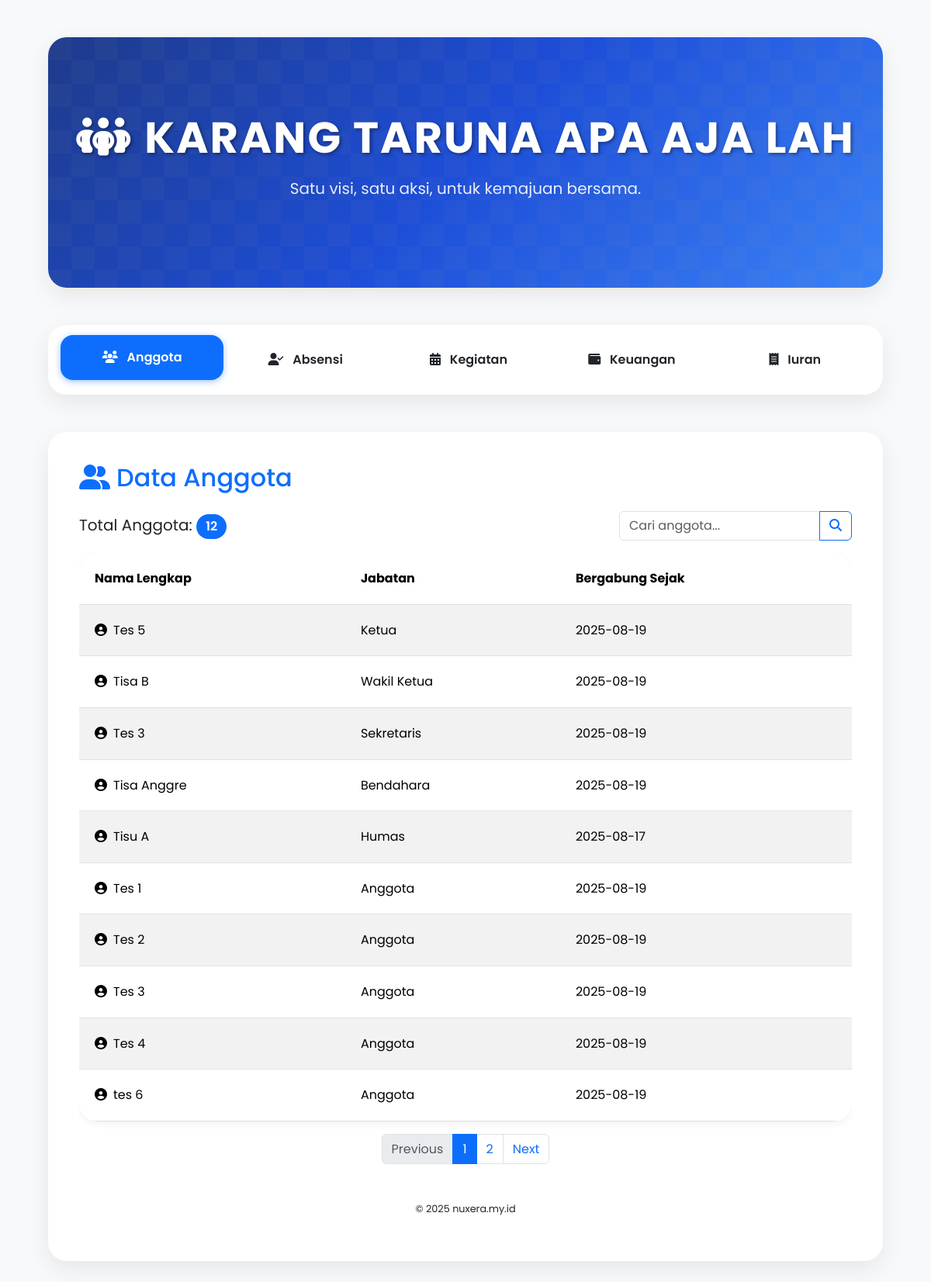
The page / on the database its author committed.
### tables this page shows
CREATE TABLE `anggota` (
  `id` int NOT NULL,
  `telegram_id` bigint DEFAULT NULL,
  `nama_lengkap` varchar(255) NOT NULL,
  `tempat_lahir` varchar(100) DEFAULT NULL,
  `tanggal_lahir` date DEFAULT NULL,
  `alamat` text,
  `no_hp` varchar(20) DEFAULT NULL,
  `jabatan` varchar(100) NOT NULL DEFAULT 'Anggota',
  `status_aktif` tinyint(1) NOT NULL DEFAULT '1',
  `bergabung_sejak` date DEFAULT NULL,
  `created_at` timestamp NOT NULL DEFAULT CURRENT_TIMESTAMP,
  `username` varchar(255) DEFAULT NULL
);

### index.php (the view, shortened to what this page needs)
<?php
$servername = DB_SERVERNAME;
$username = DB_USERNAME;
$password = DB_PASSWORD;
$dbname = DB_NAME;
$conn = new mysqli($servername, $username, $password, $dbname);
function fetchDataWithPagination($conn, $tableName, $start, $limit, $searchTerm = null, $filterYear = null) {
    $data = [];
    $sql = "";
    $params = [];
    $types = '';
    $orderBy = '';
    if ($tableName === 'keuangan') {
        $sql = "SELECT k.*, a.nama_lengkap AS dicatat_oleh_nama FROM keuangan k LEFT JOIN anggota a ON k.dicatat_oleh_id = a.id";
        $orderBy = 'k.tanggal_transaksi DESC';
    } elseif ($tableName === 'anggota') {
        $sql = "SELECT * FROM `anggota`";
        $orderBy = "FIELD(jabatan, 'Ketua', 'Wakil Ketua', 'Sekretaris', 'Bendahara', 'Humas', 'Anggota'), nama_lengkap ASC";
    } elseif ($tableName === 'absensi') {
        $sql = "SELECT a.*, ab.tanggal_absen, ab.id as absensi_id FROM anggota a LEFT JOIN absensi ab ON a.id = ab.anggota_id AND DATE(ab.tanggal_absen) = CURDATE()";
        $orderBy = "FIELD(a.jabatan, 'Ketua', 'Wakil Ketua', 'Sekretaris', 'Bendahara', 'Humas', 'Anggota'), a.nama_lengkap ASC";
    } elseif ($tableName === 'kegiatan') {
        $sql = "SELECT * FROM `kegiatan`";
        $orderBy = 'tanggal_mulai DESC';
    }
    $sql .= " ORDER BY $orderBy LIMIT ? OFFSET ?";
    $params[] = $limit;
    $params[] = $start;
    $types .= 'ii';
    $stmt = $conn->prepare($sql);
    if ($stmt) {
        if (!empty($params)) {
            $stmt->bind_param($types, ...$params);
        }
        $stmt->execute();
        $result = $stmt->get_result();
        if ($result && $result->num_rows > 0) {
            while ($row = $result->fetch_assoc()) {
                $data[] = $row;
            }
        }
    }
    return $data;
}
function countRowsWithFilter($conn, $tableName, $searchTerm = null, $filterYear = null) {
    $sql = "";
    if ($tableName === 'keuangan') {
        $sql = "SELECT COUNT(*) AS total FROM keuangan k LEFT JOIN anggota a ON k.dicatat_oleh_id = a.id";
    } elseif ($tableName === 'iuran' || $tableName === 'absensi') {
        $sql = "SELECT COUNT(*) AS total FROM anggota";
    } else {
        $sql = "SELECT COUNT(*) AS total FROM `$tableName`";
    }
    $stmt = $conn->prepare($sql);
    if ($stmt) {
        $stmt->execute();
        $result = $stmt->get_result();
        $row = $result->fetch_assoc();
        return $row['total'];
    }
    return 0;
}
$active_tab = isset($_GET['tab']) ? $_GET['tab'] : 'anggota';
$selectedYear = isset($_GET['year']) ? intval($_GET['year']) : date('Y');
$searchTerm = isset($_GET['search']) ? trim($_GET['search']) : '';
$limit = 10;
$page = isset($_GET['page']) ? intval($_GET['page']) : 1;
$start = ($page - 1) * $limit;
$anggota = [];
$total_rows = countRowsWithFilter($conn, $active_tab, $searchTerm, $selectedYear);
$total_pages = ceil($total_rows / $limit);
if ($active_tab == 'anggota') {
    $anggota = fetchDataWithPagination($conn, 'anggota', $start, $limit, $searchTerm);
    $total_anggota = $total_rows;
} elseif ($active_tab == 'absensi') {
    $anggota = fetchDataWithPagination($conn, 'absensi', $start, $limit, $searchTerm);
} elseif ($active_tab == 'kegiatan') {
    $kegiatan = fetchDataWithPagination($conn, 'kegiatan', $start, $limit, $searchTerm);
    $total_kegiatan = $total_rows;
} elseif ($active_tab == 'keuangan') {
    $keuangan = fetchDataWithPagination($conn, 'keuangan', $start, $limit, $searchTerm, $selectedYear);
} elseif ($active_tab == 'iuran') {
    $iuran = fetchDataWithPagination($conn, 'iuran', $start, $limit, $searchTerm, $selectedYear);
}
?>
<!DOCTYPE html>
<html lang="id">
<head>
    <link href="https://cdn.jsdelivr.net/npm/bootstrap@5.3.3/dist/css/bootstrap.min.css" rel="stylesheet">
    <link rel="stylesheet" href="https://cdnjs.cloudflare.com/ajax/libs/font-awesome/6.4.0/css/all.min.css">
    <link rel="stylesheet" href="assets/css/styleindex.css">
</head>
<body>
<div class="container py-5">
    <header class="hero-section">
    <h1 class="display-4"><i class="fa-solid fa-people-group me-3"></i><?= ORGANIZATION_NAME ?></h1>
    <p class="fs-5 mt-3">Satu visi, satu aksi, untuk kemajuan bersama.</p>
</header>
    <div class="mb-5">
        <ul class="nav nav-pills nav-justified nav-pills-custom" id="myTab" role="tablist">
            <li class="nav-item" role="presentation">
                <a class="nav-link <?= ($active_tab == 'anggota') ? 'active' : '' ?>" href="?tab=anggota&year=<?= $selectedYear ?>">
                    <i class="fa-solid fa-users icon me-2"></i> Anggota
                </a>
            </li>
            <li class="nav-item" role="presentation">
                <a class="nav-link <?= ($active_tab ==
'absensi') ? 'active' : '' ?>" href="?tab=absensi">
                    <i class="fa-solid fa-user-check me-2"></i> Absensi
                </a>
            </li>
            <li class="nav-item" role="presentation">
                <a class="nav-link <?= ($active_tab == 'kegiatan') ?
'active' : '' ?>" href="?tab=kegiatan&year=<?= $selectedYear ?>">
                    <i class="fa-solid fa-calendar-alt icon me-2"></i> Kegiatan
                </a>
            </li>
            <li class="nav-item" role="presentation">
                <a class="nav-link <?= ($active_tab == 'keuangan') ?
'active' : '' ?>" href="?tab=keuangan&year=<?= $selectedYear ?>">
                    <i class="fa-solid fa-wallet icon me-2"></i> Keuangan
                </a>
            </li>
            <li class="nav-item" role="presentation">
                <a class="nav-link <?= ($active_tab == 'iuran') ?
'active' : '' ?>" href="?tab=iuran&year=<?= $selectedYear ?>">
                    <i class="fa-solid fa-receipt icon me-2"></i> Iuran
                </a>
            </li>
        </ul>
    </div>
    <div class="content-card">
        <?php if ($active_tab == 'anggota'): ?>
            <h2 class="mb-4 text-primary"><i class="fa-solid fa-user-group me-2"></i>Data Anggota</h2>
            <div class="row mb-3 align-items-center gy-2">
                <div class="col-12 col-md-4">
                    <p class="fs-5 mb-0">Total Anggota: <span class="badge bg-primary"><?= $total_anggota ?></span></p>
                </div>
                <div class="col-12 col-md-8 text-md-end">
                    <form action="" method="GET" class="d-flex justify-content-start justify-content-md-end">
                        <div class="input-group search-input-desktop">
                            <input type="text" class="form-control" placeholder="Cari anggota..." name="search" value="<?= htmlspecialchars($searchTerm) ?>">
                            <button class="btn btn-outline-primary" type="submit"><i class="fas fa-search"></i></button>
                        </div>
                    </form>
                </div>
            </div>
            <div class="table-responsive">
                <table class="table table-hover table-striped" id="anggotaTable">
                    <thead>
                        <tr>
                            <th scope="col">Nama Lengkap</th>
                            <th scope="col">Jabatan</th>
                            <th scope="col">Bergabung Sejak</th>
                        </tr>
                    </thead>
                    <tbody>
                        <?php if (count($anggota) > 0): ?>
                            <?php foreach ($anggota as $row): ?>
                                <tr>
                                    <td data-label="Nama Lengkap"><i class="fa-solid fa-user-circle me-2"></i><?= htmlspecialchars($row['nama_lengkap']) ?></td>
                                    <td data-label="Jabatan"><?= htmlspecialchars($row['jabatan']) ?></td>
                                    <td data-label="Bergabung Sejak"><?= htmlspecialchars($row['bergabung_sejak']) ?></td>
                                </tr>
                            <?php endforeach; ?>
                        <?php else: ?>
                            <tr>
                                <td colspan="3" class="text-center text-muted">Tidak ada data anggota.</td>
                            </tr>
                        <?php endif; ?>
                    </tbody>
                </table>
            </div>
            <nav aria-label="Page navigation example">
                <ul class="pagination justify-content-center">
                    <li class="page-item <?= ($page <= 1) ? 'disabled' : '' ?>">
                        <a class="page-link" href="?tab=anggota&page=<?= $page - 1 ?><?= !empty($searchTerm) ? '&search=' . htmlspecialchars($searchTerm) : '' ?>" tabindex="-1">Previous</a>
                    </li>
                    <?php for ($i = 1; $i <= $total_pages; $i++): ?>
                        <li class="page-item <?= ($page == $i) ? 'active' : '' ?>">
                            <a class="page-link" href="?tab=anggota&page=<?= $i ?><?= !empty($searchTerm) ? '&search=' . htmlspecialchars($searchTerm) : '' ?>"><?= $i ?></a>
                        </li>
                    <?php endfor; ?>
                    <li class="page-item <?= ($page >= $total_pages) ? 'disabled' : '' ?>">
                        <a class="page-link" href="?tab=anggota&page=<?= $page + 1 ?><?= !empty($searchTerm) ? '&search=' . htmlspecialchars($searchTerm) : '' ?>">Next</a>
                    </li>
                </ul>
            </nav>
        <?php endif; ?>
        <footer class="text-center mt-5">
            <div class="copyright-box">
                <p class="copyright-text" style="font-size: 0.8rem;">
                    &copy; <?= date('Y') ?> <a href="http://nuxera.my.id" target="_blank" style="color: inherit; text-decoration: none;">nuxera.my.id</a>
                </p>
            </div>
        </footer>
    </div>
</div>
</body>
</html>

### assets/css/styleindex.css (style rules this page uses)
:root { --primary-color: #0d6efd; --primary-dark: #0a58ca; --light-bg: #f8f9fa; --dark-text: #212529; --card-shadow: 0 10px 30px rgba(0, 0, 0, 0.08); --border-radius: 1.5rem; }
body { font-family: 'Poppins', sans-serif; background-color: var(--light-bg); color: var(--dark-text); line-height: 1.6; }
.container { max-width: 1100px; }
.hero-section { background: linear-gradient(135deg, #1e3a8a, #1d4ed8, #3b82f6); color: #fff; padding: 6rem 0; border-radius: var(--border-radius); margin-bottom: 3rem; text-align: center; box-shadow: var(--card-shadow); position: relative; overflow: hidden; }
.hero-section::before { content: ''; position: absolute; top: 0; left: 0; width: 100%; height: 100%; opacity: 0.5; z-index: 0; }
.hero-section > * { position: relative; z-index: 1; }
.hero-section h1 { font-weight: 700; text-transform: uppercase; letter-spacing: 2px; text-shadow: 2px 2px 4px rgba(0,0,0,0.4); }
.hero-section p { font-weight: 400; opacity: 0.9; }
.nav-pills-custom { background-color: #fff; border-radius: var(--border-radius); box-shadow: var(--card-shadow); padding: 0.75rem; display: flex; justify-content: space-between; flex-wrap: wrap; }
.nav-pills-custom .nav-link { border-radius: calc(var(--border-radius) - 0.5rem); font-weight: 600; color: var(--dark-text); padding: 1rem 1.75rem; transition: all 0.3s ease-in-out; flex-grow: 1; text-align: center; margin: 0.25rem; }
.nav-pills-custom .nav-link.active { background-color: var(--primary-color); color: #fff; box-shadow: 0 2px 8px rgba(13, 110, 253, 0.4); transform: translateY(-3px); }
.content-card { background-color: #fff; border-radius: var(--border-radius); box-shadow: var(--card-shadow); padding: 2.5rem; transition: all 0.3s ease; }
.table { border-radius: var(--border-radius); overflow: hidden; background-color: #fff; box-shadow: 0 4px 10px rgba(0, 0, 0, 0.05); }
.table thead { background-color: #e9ecef; color: var(--dark-text); font-weight: 600; }
.table tbody tr { transition: all 0.2s ease-in-out; }
.table th, .table td { padding: 1.25rem; vertical-align: middle; border-bottom: 1px solid #dee2e6; }
.badge { font-size: 0.8em; font-weight: 600; padding: 0.5rem 0.75rem; border-radius: 1rem; }

### index.php (style rules this page uses)
@media (min-width: 768px) { .search-input-desktop { max-width: 300px; } }

### rows shown on the page
anggota: nama_lengkap "Tes 5", jabatan "Ketua", bergabung_sejak "2025-08-19"
anggota: nama_lengkap "Tisa B", jabatan "Wakil Ketua", bergabung_sejak "2025-08-19"
anggota: nama_lengkap "Tes 3", jabatan "Sekretaris", bergabung_sejak "2025-08-19"
anggota: nama_lengkap "Tisa Anggre", jabatan "Bendahara", bergabung_sejak "2025-08-19"
anggota: nama_lengkap "Tisu A", jabatan "Humas", bergabung_sejak "2025-08-17"
anggota: nama_lengkap "Tes 1", jabatan "Anggota", bergabung_sejak "2025-08-19"
anggota: nama_lengkap "Tes 2", jabatan "Anggota", bergabung_sejak "2025-08-19"
anggota: nama_lengkap "Tes 3", jabatan "Anggota", bergabung_sejak "2025-08-19"
anggota: nama_lengkap "Tes 4", jabatan "Anggota", bergabung_sejak "2025-08-19"
anggota: nama_lengkap "tes 6", jabatan "Anggota", bergabung_sejak "2025-08-19"

### other values the page prints
ORGANIZATION_NAME "KARANG TARUNA APA AJA LAH"
$total_anggota "12"
